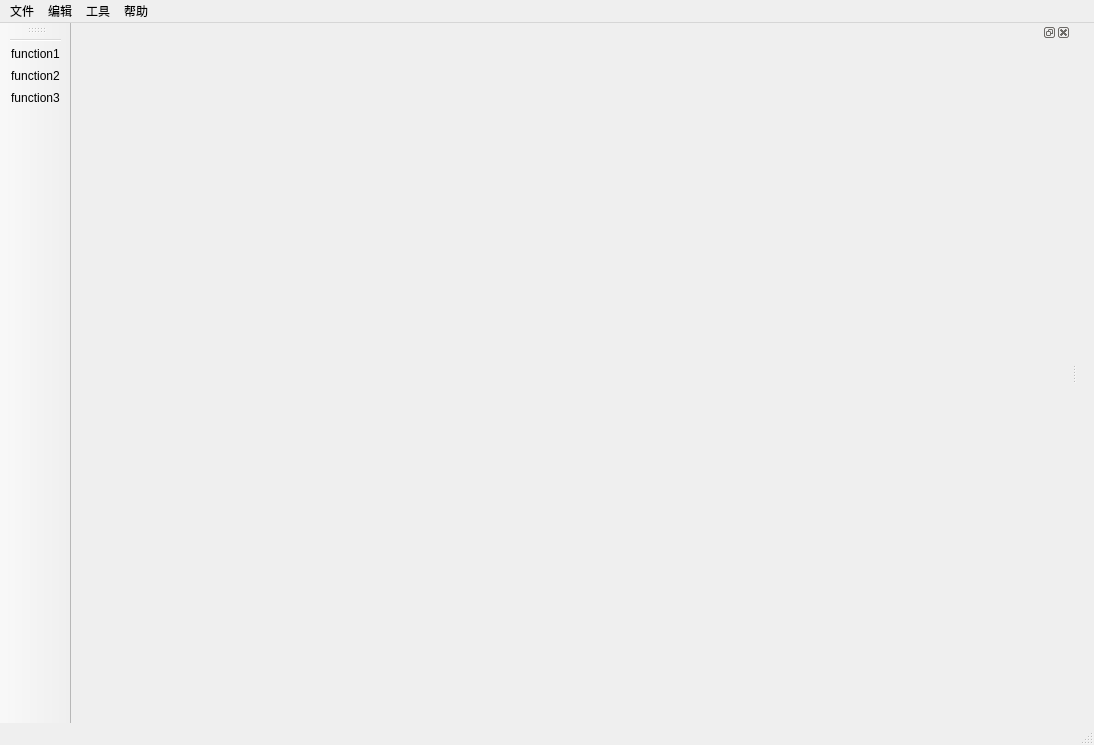
<?xml version="1.0" encoding="UTF-8"?>
<ui version="4.0">
 <class>MainWindow</class>
 <widget class="QMainWindow" name="MainWindow">
  <property name="geometry">
   <rect>
    <x>0</x>
    <y>0</y>
    <width>1094</width>
    <height>741</height>
   </rect>
  </property>
  <property name="windowTitle">
   <string>MainWindow</string>
  </property>
  <widget class="QWidget" name="centralWidget"/>
  <widget class="QMenuBar" name="menuBar">
   <property name="geometry">
    <rect>
     <x>0</x>
     <y>0</y>
     <width>1094</width>
     <height>23</height>
    </rect>
   </property>
   <widget class="QMenu" name="menuOOP">
    <property name="title">
     <string>文件</string>
    </property>
    <addaction name="separator"/>
    <addaction name="actionopen"/>
   </widget>
   <widget class="QMenu" name="menu">
    <property name="title">
     <string>编辑</string>
    </property>
   </widget>
   <widget class="QMenu" name="menu_2">
    <property name="title">
     <string>工具</string>
    </property>
   </widget>
   <widget class="QMenu" name="menu_3">
    <property name="title">
     <string>帮助</string>
    </property>
    <addaction name="actionAbout"/>
    <addaction name="actionHelp"/>
   </widget>
   <addaction name="menuOOP"/>
   <addaction name="menu"/>
   <addaction name="menu_2"/>
   <addaction name="menu_3"/>
  </widget>
  <widget class="QToolBar" name="mainToolBar">
   <attribute name="toolBarArea">
    <enum>LeftToolBarArea</enum>
   </attribute>
   <attribute name="toolBarBreak">
    <bool>false</bool>
   </attribute>
   <addaction name="separator"/>
   <addaction name="actionfunction1"/>
   <addaction name="actionfunction2"/>
   <addaction name="actionfunction3"/>
  </widget>
  <widget class="QStatusBar" name="statusBar"/>
  <widget class="QDockWidget" name="Pic">
   <property name="minimumSize">
    <size>
     <width>1000</width>
     <height>700</height>
    </size>
   </property>
   <attribute name="dockWidgetArea">
    <number>1</number>
   </attribute>
   <widget class="QWidget" name="dockWidgetContents"/>
  </widget>
  <action name="actionopen">
   <property name="text">
    <string>open</string>
   </property>
  </action>
  <action name="actionfunction1">
   <property name="text">
    <string>function1</string>
   </property>
  </action>
  <action name="actionfunction2">
   <property name="text">
    <string>function2</string>
   </property>
  </action>
  <action name="actionfunction3">
   <property name="text">
    <string>function3</string>
   </property>
  </action>
  <action name="actionAbout">
   <property name="text">
    <string>About...</string>
   </property>
  </action>
  <action name="actionHelp">
   <property name="text">
    <string>Help</string>
   </property>
  </action>
 </widget>
 <layoutdefault spacing="6" margin="11"/>
 <resources/>
 <connections/>
</ui>
